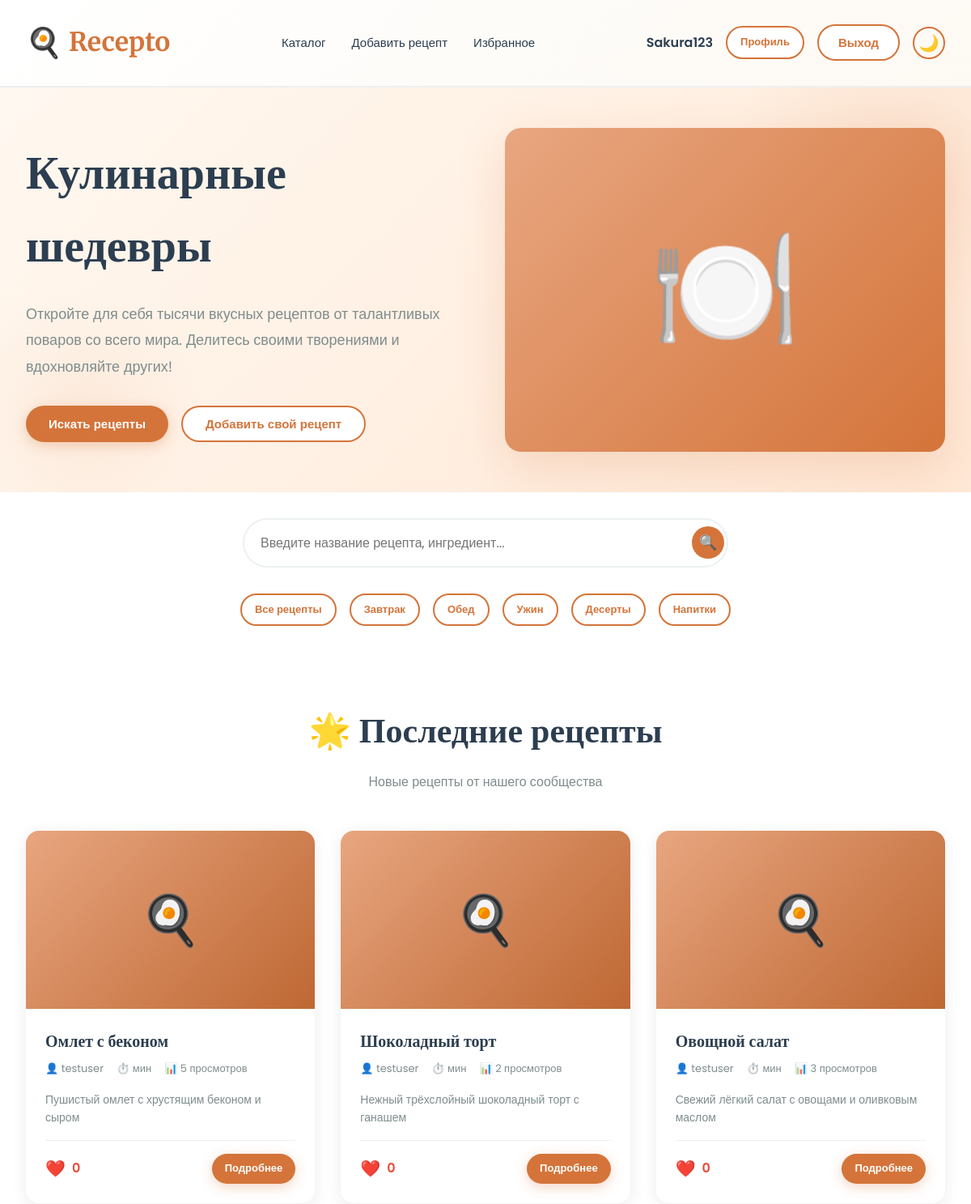
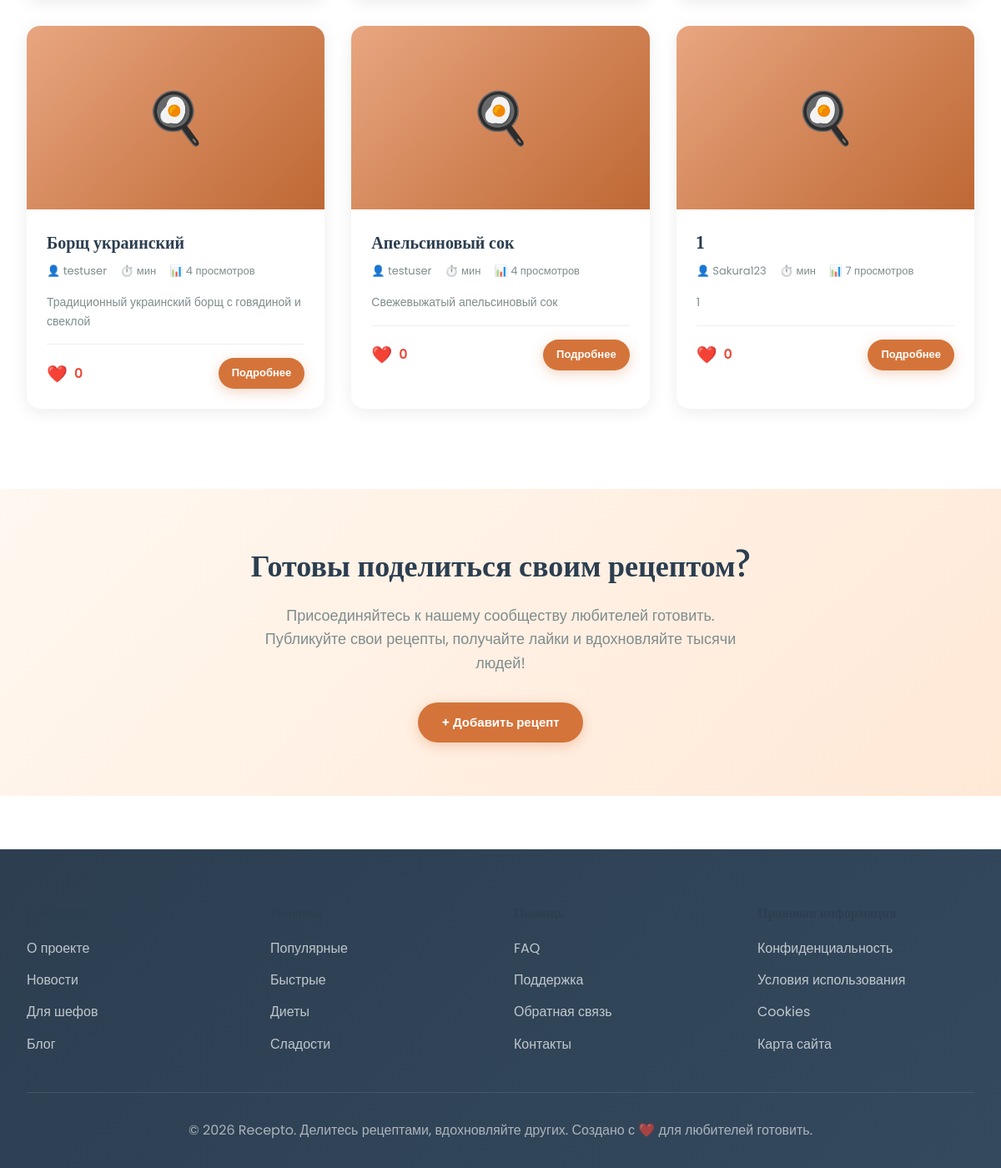
Screenshot of / (signed in) with the database file from the repository (2 pictures, top to bottom).
### main/models.py (models this page shows, shortened)
class Recipe(models.Model):
    DIFFICULTY = [
        ('easy', 'Легко'),
        ('medium', 'Средне'),
        ('hard', 'Сложно'),
    ]
    CATEGORY = [
        ('breakfast', 'Завтрак'),
        ('lunch', 'Обед'),
        ('dinner', 'Ужин'),
        ('dessert', 'Десерт'),
        ('drink', 'Напиток'),
    ]
    title = models.CharField(max_length=200)
    author = models.ForeignKey(
        User,
        on_delete=models.CASCADE
    )
    description = models.TextField()
    category = models.CharField(
        max_length=20,
        choices=CATEGORY
    )
    image = models.ImageField(
        upload_to='recipes/',
        blank=True,
        null=True
    )
    ingredients = models.TextField()
    instructions = models.TextField()
    prep_time = models.IntegerField(default=0)
    cook_time = models.IntegerField(default=0)
    servings = models.IntegerField(default=1)
    difficulty = models.CharField(
        max_length=10,
        choices=DIFFICULTY,
        default='medium'
    )
    likes = models.IntegerField(default=0)
    views = models.IntegerField(default=0)
    created_at = models.DateTimeField(
        auto_now_add=True
    )

### main/views.py (the view)
# urls.py: path('', views.home, name='home'),
def home(request):
    recipes = Recipe.objects.all()[:12]
    return render(request, 'main/index.html', {
        'recipes': recipes
    })

### main/templates/main/index.html (shortened to what this page needs)
{% extends 'main/base.html' %}
{% block content %}
<section class="hero">
    <div class="container">
        <div class="hero-content">
            <h1>Кулинарные шедевры</h1>
            <p>Откройте для себя тысячи вкусных рецептов от талантливых поваров со всего мира. Делитесь своими творениями и вдохновляйте других!</p>
            <div style="display: flex; gap: 1rem; flex-wrap: wrap;">
                <button class="btn btn-primary" onclick="document.querySelector('.search-input').focus()">Искать рецепты</button>
                <button class="btn btn-secondary" onclick="window.location.href='/add-recipe/'">Добавить свой рецепт</button>
            </div>
        </div>
        <div class="hero-image">
            🍽️
        </div>
    </div>
</section>
<section class="search-section">
    <div class="container">
        <form method="GET" action="{% url 'recipes_list' %}" style="display: contents;">
            <div class="search-box">
                <input
                    type="text"
                    class="search-input"
                    name="q"
                    placeholder="Введите название рецепта, ингредиент..."
                >
                <button type="submit" class="search-btn">🔍</button>
            </div>
            <div style="display: flex; gap: 1rem; margin-top: 2rem; justify-content: center; flex-wrap: wrap;">
                <a href="{% url 'recipes_list' %}" class="btn btn-secondary btn-sm">Все рецепты</a>
                <a href="{% url 'recipes_list' %}?category=breakfast" class="btn btn-secondary btn-sm">Завтрак</a>
                <a href="{% url 'recipes_list' %}?category=lunch" class="btn btn-secondary btn-sm">Обед</a>
                <a href="{% url 'recipes_list' %}?category=dinner" class="btn btn-secondary btn-sm">Ужин</a>
                <a href="{% url 'recipes_list' %}?category=dessert" class="btn btn-secondary btn-sm">Десерты</a>
                <a href="{% url 'recipes_list' %}?category=drink" class="btn btn-secondary btn-sm">Напитки</a>
            </div>
        </form>
    </div>
</section>
<section class="section">
    <div class="container">
        <div class="section-title">
            <h2>🌟 {% if recipes %}Последние рецепты{% else %}Рецептов пока нет{% endif %}</h2>
            <p>{% if recipes %}Новые рецепты от нашего сообщества{% else %}Будьте первым, кто добавит рецепт!{% endif %}</p>
        </div>
        {% if recipes %}
            <div class="recipes-grid">
                {% for recipe in recipes %}
                    <div class="recipe-card fade-in">
                        <div class="recipe-image">
                            {% if recipe.image %}
                                <img src="{{ recipe.image.url }}" alt="{{ recipe.title }}" style="width:100%;height:100%;object-fit:cover;">
                            {% else %}
                                <div style="width:100%;height:100%;display:flex;align-items:center;justify-content:center;background:linear-gradient(135deg,#e8a680 0%,#d4743a 100%);font-size:60px;">
                                    🍳
                                </div>
                            {% endif %}
                        </div>
                        <div class="recipe-content">
                            <h3 class="recipe-title">{{ recipe.title }}</h3>
                            <div class="recipe-meta">
                                <span>👤 {{ recipe.author.username }}</span>
                                <span>⏱️ {{ recipe.get_total_time }} мин</span>
                                <span>📊 {{ recipe.views }} просмотров</span>
                            </div>
                            <p class="recipe-description">{{ recipe.description }}</p>
                            <div class="recipe-footer">
                                <div class="recipe-likes">
                                    <button class="like-btn {% if recipe.is_liked %}liked{% endif %}" onclick="toggleLike({{ recipe.id }})">❤️</button>
                                    <span id="likes-{{ recipe.id }}">{{ recipe.likes }}</span>
                                </div>
                                <a href="{% url 'recipe_detail' recipe.id %}" class="btn btn-primary btn-sm">Подробнее</a>
                            </div>
                        </div>
                    </div>
                {% endfor %}
            </div>
        {% else %}
            <div style="text-align:center;padding:3rem;">
                <p style="font-size:18px;color:var(--text-light);">Рецепты пока не добавлены. <a href="{% url 'add_recipe' %}">Добавьте первый рецепт!</a></p>
            </div>
        {% endif %}
    </div>
</section>
<section style="background: linear-gradient(135deg, #fff8f0 0%, #ffe8d6 100%); padding: 4rem 0; text-align: center;">
    <div class="container">
        <h2 style="margin-bottom: 1rem;">Готовы поделиться своим рецептом?</h2>
        <p style="font-size: 18px; color: var(--text-light); margin-bottom: 2rem; max-width: 600px; margin-left: auto; margin-right: auto;">
            Присоединяйтесь к нашему сообществу любителей готовить. Публикуйте свои рецепты, получайте лайки и вдохновляйте тысячи людей!
        </p>
        <a href="{% url 'add_recipe' %}" class="btn btn-primary">+ Добавить рецепт</a>
    </div>
</section>
{% endblock %}

### main/templates/main/base.html (shortened to what this page needs)
<!DOCTYPE html>
<html lang="ru">
<head>
</head>
<body>
    <nav>
        <div class="container">
            <a href="/" class="logo">Recepto</a>
            <ul>
                <li><a href="{% url 'home' %}">Каталог</a></li>
                <li><a href="{% url 'add_recipe' %}">Добавить рецепт</a></li>
                <li><a href="{% url 'favorites' %}">Избранное</a></li>
            </ul>
            <div style="display:flex;gap:1rem;align-items:center">
                {% if user.is_authenticated %}
                    <span style="font-weight:600;color:var(--text-dark)">{{ user.username }}</span>
                    <a href="{% url 'profile' %}" class="btn btn-secondary btn-sm">Профиль</a>
                    <form method="POST" action="{% url 'logout' %}" style="display:inline;margin:0;padding:0">
                        <button type="submit" class="btn btn-secondary btn-sm" style="cursor:pointer;font-weight:600;border:2px solid var(--primary);background:white;color:var(--primary);padding:0.75rem 1.5rem;border-radius:25px;font-size:15px;transition:all 0.3s ease">Выход</button>
                    </form>
                {% else %}
                    <a href="{% url 'login' %}" class="nav-btn">Вход</a>
                    <a href="{% url 'register' %}" class="btn btn-secondary btn-sm">Регистрация</a>
                {% endif %}
                <button id="theme-toggle" onclick="toggleTheme()" style="background:none;border:2px solid var(--primary);color:var(--text-dark);width:40px;height:40px;border-radius:50%;cursor:pointer;font-size:20px;display:flex;align-items:center;justify-content:center;transition:all 0.3s ease" title="Переключить тему">
                    <span id="theme-icon">🌙</span>
                </button>
            </div>
        </div>
    </nav>
    {% block content %}{% endblock %}
    <footer>
        <div class="container">
            <div class="footer-content">
                <div class="footer-column">
                    <h4>О Recepto</h4>
                    <ul>
                        <li><a href="#">О проекте</a></li>
                        <li><a href="#">Новости</a></li>
                        <li><a href="#">Для шефов</a></li>
                        <li><a href="#">Блог</a></li>
                    </ul>
                </div>
                <div class="footer-column">
                    <h4>Рецепты</h4>
                    <ul>
                        <li><a href="#">Популярные</a></li>
                        <li><a href="#">Быстрые</a></li>
                        <li><a href="#">Диеты</a></li>
                        <li><a href="#">Сладости</a></li>
                    </ul>
                </div>
                <div class="footer-column">
                    <h4>Помощь</h4>
                    <ul>
                        <li><a href="#">FAQ</a></li>
                        <li><a href="#">Поддержка</a></li>
                        <li><a href="#">Обратная связь</a></li>
                        <li><a href="#">Контакты</a></li>
                    </ul>
                </div>
                <div class="footer-column">
                    <h4>Правовая информация</h4>
                    <ul>
                        <li><a href="#">Конфиденциальность</a></li>
                        <li><a href="#">Условия использования</a></li>
                        <li><a href="#">Cookies</a></li>
                        <li><a href="#">Карта сайта</a></li>
                    </ul>
                </div>
            </div>
            <div class="footer-bottom">
                <p>&copy; 2026 Recepto. Делитесь рецептами, вдохновляйте других. Создано с ❤️ для любителей готовить.</p>
            </div>
        </div>
    </footer>
</body>
</html>

### rows the page displays
Recipe: title "Омлет с беконом", author.username "testuser", views "5", description "Пушистый омлет с хрустящим беконом и сыром", likes "0"
Recipe: title "Шоколадный торт", author.username "testuser", views "2", description "Нежный трёхслойный шоколадный торт с ганашем", likes "0"
Recipe: title "Овощной салат", author.username "testuser", views "3", description "Свежий лёгкий салат с овощами и оливковым маслом", likes "0"
Recipe: title "Борщ украинский", author.username "testuser", views "4", description "Традиционный украинский борщ с говядиной и свеклой", likes "0"
Recipe: title "Апельсиновый сок", author.username "testuser", views "4", description "Свежевыжатый апельсиновый сок", likes "0"
Recipe: title "1", author.username "Sakura123", views "7", description "1", likes "0"

### other values shown
{{ user.username }} "Sakura123"
